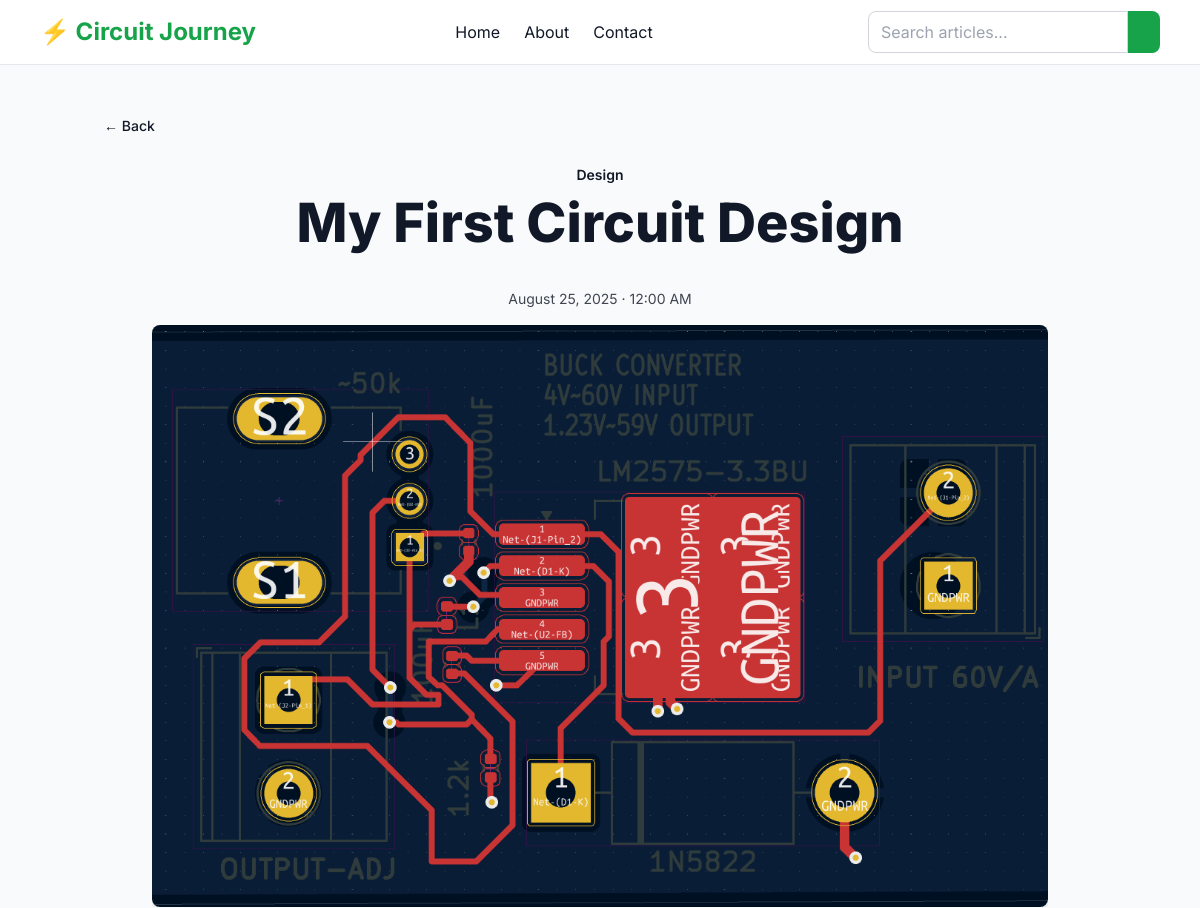
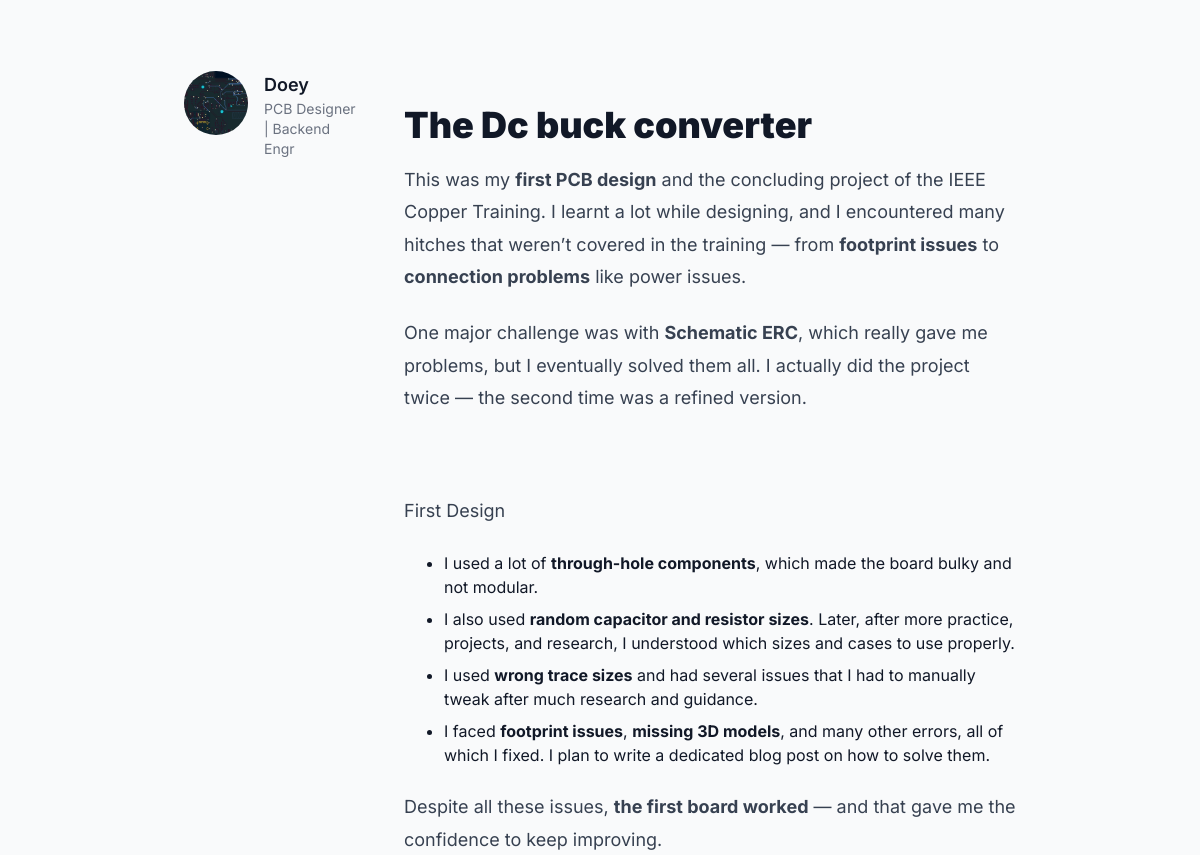
/details/My-First-Circuit-Design/ (upper part), run on an earlier commit of the app's database (2 pictures, top to bottom).
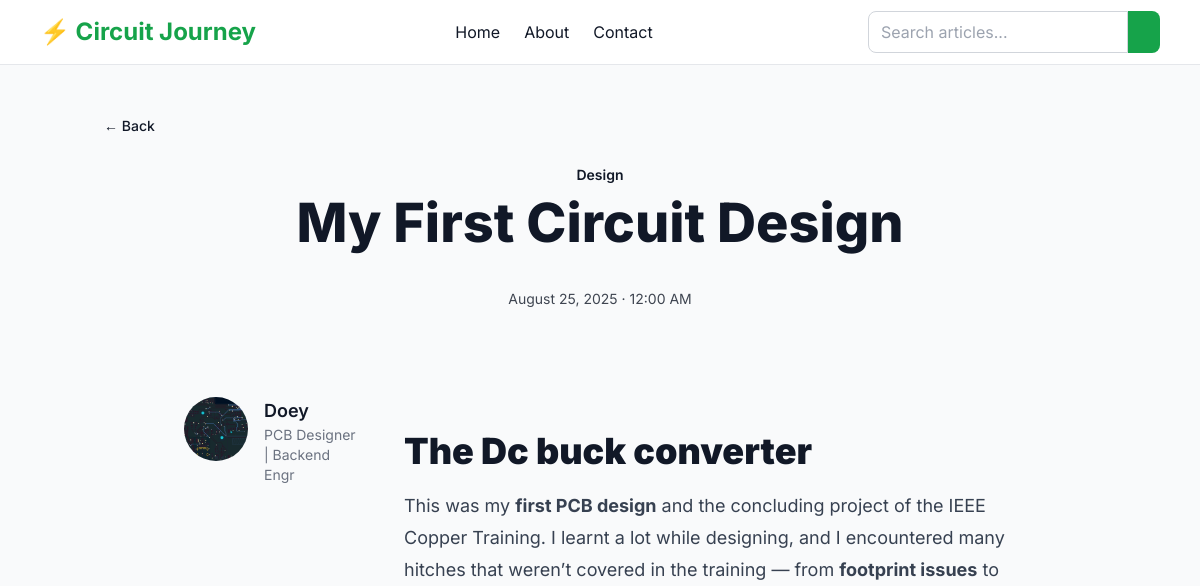
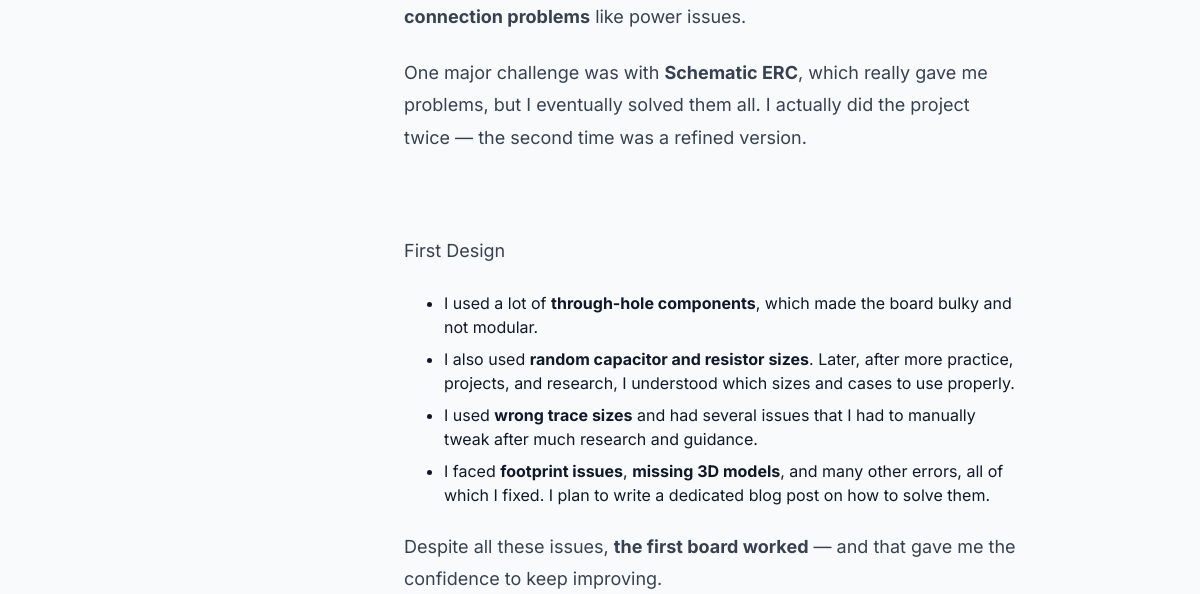
And on a later commit of the database (2 pictures, top to bottom).
### Circuit_Journey/models.py (models this page shows, shortened)
class Blog(models.Model):
    user = models.ForeignKey(settings.AUTH_USER_MODEL, on_delete= models.CASCADE)
    title =models.CharField(max_length=100, unique=True, blank = True, null = False)
    slug = models.SlugField(unique=True, blank=True)
    thumbnail = models.ImageField(upload_to='thumbnails/', blank=True, null=True)  # local or S3
    video= models.FileField(upload_to= 'videos/', blank=True, null=True)
    body = CKEditor5Field('Text', config_name='extends')
    featured = models.BooleanField(default=False)
    created_at = models.DateTimeField(auto_now_add=True)
    updated_at = models.DateTimeField(auto_now=True)
    category = models.ForeignKey('Categories', on_delete=models.SET_NULL, null=True, blank=True, related_name="blogs")

class Categories(models.Model):
    title = models.CharField(max_length = 150)
    slug = models.SlugField(unique= True, blank=True)

### core/models.py (models this page shows, shortened)
class CustomUser(AbstractUser):
    email =models.EmailField(unique=True)
    profile_pic = models.ImageField(upload_to="p_img", blank=True, null=True)
    address= models.CharField(max_length=50, blank=True, null=True)
    phone = models.CharField(max_length=11, blank=True, null=True)
    role = models.CharField(max_length=50,blank=True, null=True)
    bio =models.TextField(blank=True, null=True)
    USERNAME_FIELD = 'email'
    REQUIRED_FIELDS = ('username',)

### Circuit_Journey/views.py (the view, shortened to what this page needs)
# urls.py: path('details/<slug:slug>/', views.post_info, name='details'),
def post_info(request, slug):
    blogs = Blog.objects.get(slug=slug)
    related_posts = Blog.objects.filter(category=blogs.category).exclude(id=blogs.id)[:4]
    comments = Comments.objects.all()
    comment = Commentform()
    context={'blogs':blogs, 'comments':comments, "related_posts": related_posts}
    return render(request, "Circuit_Journey/details.html", context)

### templates/Circuit_Journey/details.html (shortened to what this page needs)
{% extends 'Circuit_Journey/base.html' %}
{% block content %}
<div class="max-w-5xl mx-auto px-4 py-12">
  <div class="mb-6">
    <a href="{% url 'index' %}" class="inline-flex items-center text-sm font-medium"
       style="color: var(--yellowAccent);">
      ← Back
    </a>
  </div>
  <div class="text-center mb-4">
    {% if blogs.category %}
      <span class="inline-block px-4 py-1 rounded-full text-sm font-semibold"
            style="background-color: var(--yellowAccent); color: var(--dark);">
        {{ blogs.category.title }}
      </span>
    {% endif %}
  <h1 class="mx-auto font-extrabold leading-tight mb-8" style="font-size:54px; color: var(--yellowAccent); text-align:center;">
    {{ blogs.title }}
  </h1>
    <div class="mt-3 text-sm" style="color: var(--offwhite); opacity: .8;">
      {{ blogs.created_at|date:"F j, Y" }} · {{ blogs.created_at|time:"g:i A" }}
    </div>
  </div>
<div class="relative w-full max-w-4xl mx-auto mb-8">
  <div class="flex overflow-x-auto space-x-4 snap-x">
    {% if blogs.thumbnail %}
      <div class="flex-shrink-0 w-full snap-center">
        <img src="{{ blogs.thumbnail.url }}" alt="{{ blogs.title }}"
             class="w-full aspect-[20/13] object-cover rounded-lg shadow-md">
      </div>
    {% endif %}
  </div>
</div>
  <div class="container mx-auto px-6 lg:px-20 py-10 grid grid-cols-1 lg:grid-cols-4 gap-12">
  <aside class="lg:col-span-1 sticky top-24 self-start">
    <div class="flex items-start space-x-4">
      {% if blogs.user.profile_pic %}
      <img src="{{ blogs.user.profile_pic.url }}"
           class="w-16 h-16 rounded-full object-cover" alt="{{ blogs.user.username }}">
      {% else %}
      <div class="w-16 h-16 rounded-full bg-gray-300"></div>
      {% endif %}
      <div>
        <h3 class="font-semibold text-lg">{{ blogs.user.username }}</h3>
        <p class="text-sm text-gray-500">{{ blogs.user.bio }}</p>
      </div>
    </div>
  </aside>
  <main class="lg:col-span-3 space-y-12">
    <div class="blog-body">
    {{ blogs.body|safe }}
    </div>
  </main>
</div>
{% endblock %}

What changed in the data, as far as the page shows it:
changed Blog "My First Circuit Design": thumbnail: picture removed
